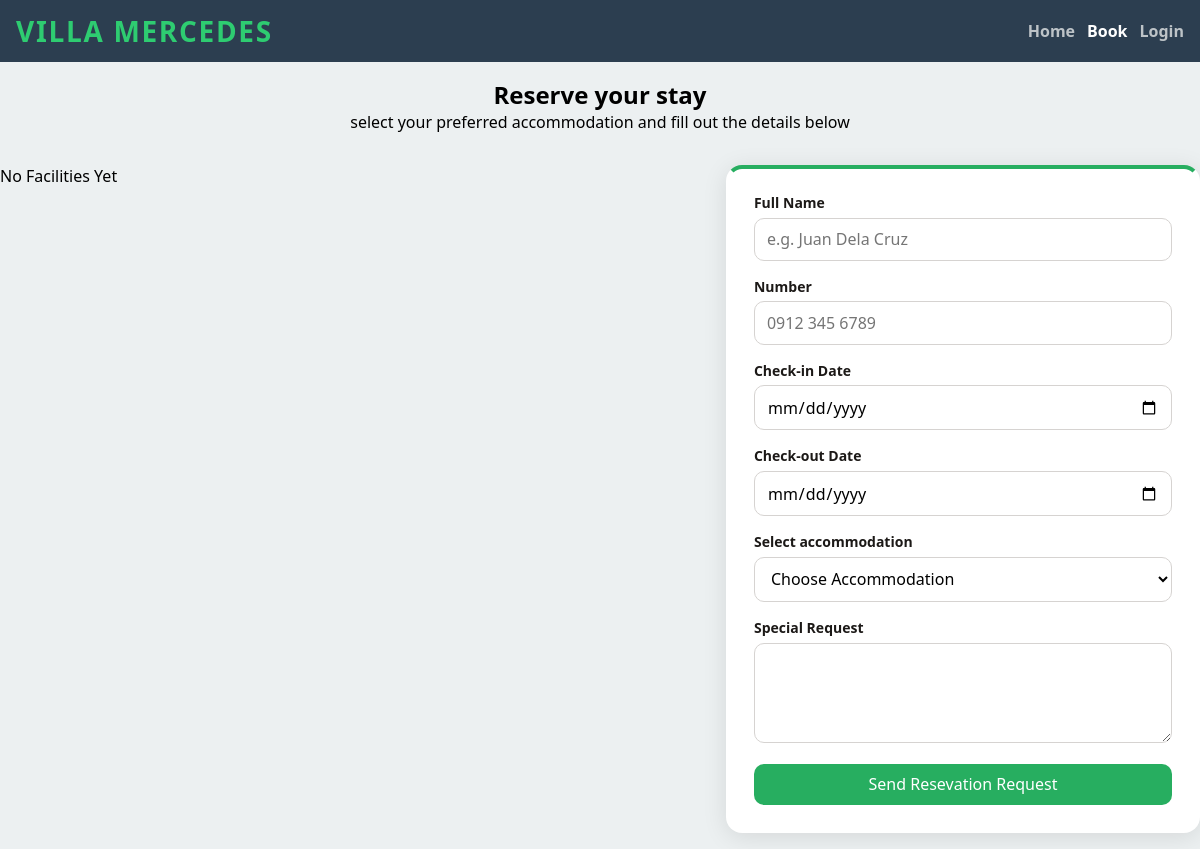
Page /book.php on the earlier database version.
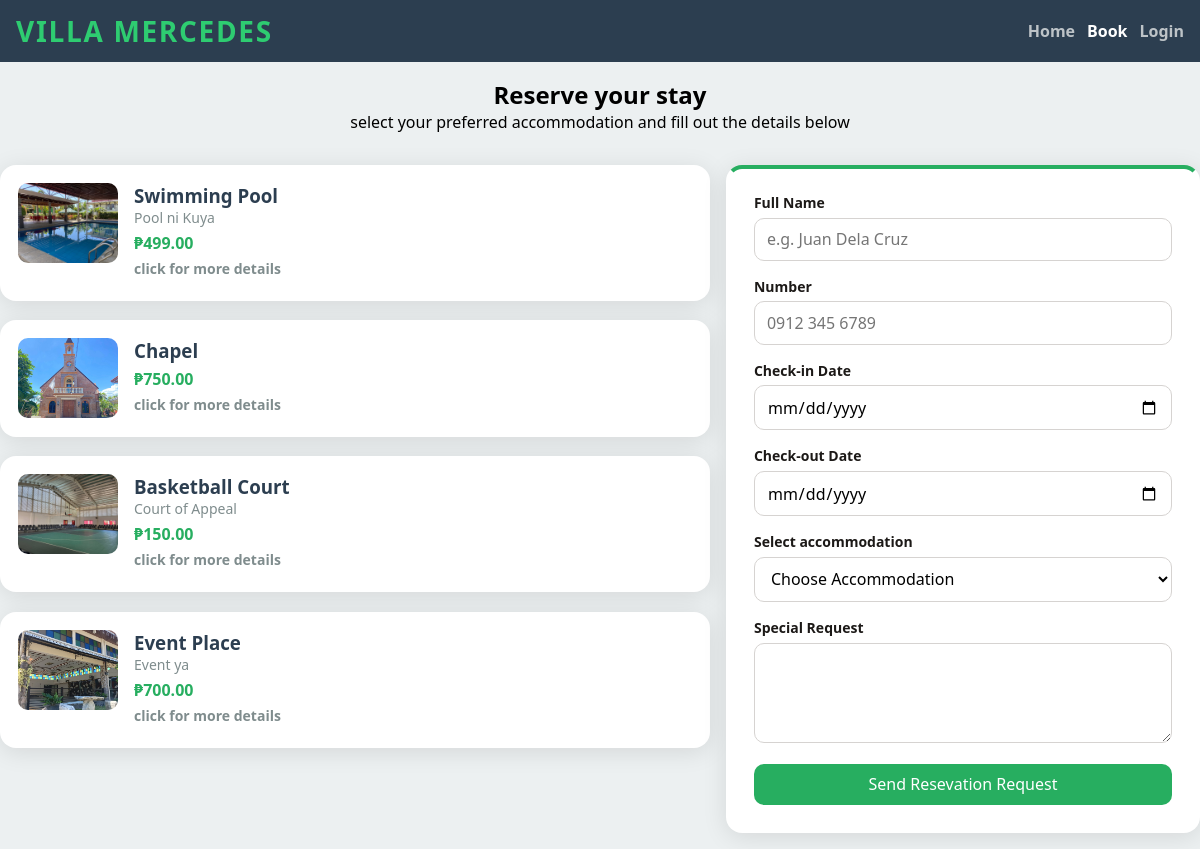
Same page on the later database version.
### tables this page shows
CREATE TABLE IF NOT EXISTS `facilities` (
  `id` int NOT NULL AUTO_INCREMENT,
  `name` varchar(255) NOT NULL,
  `description` text NOT NULL,
  `image_filename` varchar(255) DEFAULT NULL,
  `capacity` int NOT NULL,
  `rate_amount` decimal(10,2) NOT NULL,
  `rate_unit` enum('Per Day','Per Session') NOT NULL,
  `created_at` timestamp NULL DEFAULT CURRENT_TIMESTAMP,
  PRIMARY KEY (`id`)
);

### utils/helper.php (called while the page is built, shortened)
<?php
function url(string $path = ''): string
{
    $base = '/villa-mercedes';
    $path = ltrim($path, '/');
    return $base . '/' . $path;
}
function e(?string $value): string
{
    return htmlspecialchars((string) $value, ENT_QUOTES | ENT_HTML5, 'UTF-8');
}

### book.php (the view, shortened to what this page needs)
<?php
require_once 'utils/helper.php';
$currentPage = basename($_SERVER['PHP_SELF']);
$conn = connection();
$stmt = $conn->prepare("SELECT * FROM facilities");
$stmt->execute();
$result = $stmt->get_result();
?>
<!DOCTYPE html>
<html lang="en">
<head>
    <link rel="stylesheet" href="./resources/css/header-footer.css">
    <link rel="stylesheet" href="./resources/css/booking-page.css">
</head>
<body>
<header>
    <div class="header-container">
        <a href="<?= e(url('index.php')) ?>" class="brand-label">Villa Mercedes</a>
        <div class="header-nav">
            <a href="<?= e(url('index.php')) ?>" class="<?= $currentPage === 'index.php' ? 'is-active' : '' ?>">Home</a>
            <a href="<?= e(url('book.php')) ?>" class="<?= $currentPage === 'book.php' ? 'is-active' : '' ?>">Book</a>
            <a href="<?= e(url('login.php')) ?>" class="<?= $currentPage === 'dashboard.php' ? 'is-active' : '' ?>">
                    <?= isset($_SESSION['user']) ? 'Dashboard Management' : 'Login' ?>
            </a>
        </div>
    </div>
</header>
<main class="main-booking">
    <div class="header-block">
        <h2>Reserve your stay</h2>
        <p>select your preferred accommodation and fill out the details below</p>
    </div>
    <div class="facility-form-wrapper">
        <div class="facility-card-selector">
            <?php if($result->num_rows > 0): ?>
                <?php while($row = $result->fetch_assoc()): ?>
                    <div class="facility-card" data-value="<?= e($row['name']) ?>">
                        <img src="<?= e(url('resources/img/') . $row['image_filename']) ?>"
                            alt="<?= e($row['image_filename']) ?>"
                            width="100px">
                        <div class="card-info">
                            <h3><?= e($row['name']) ?></h3>
                            <p><?= e($row['description']) ?></p>
                            <p class="rate"><?= e('₱' . $row['rate_amount']) ?></p>
                            <p class="more-detail">click for more details</p>
                        </div>
                    </div>
                <?php endwhile; ?>
            <?php else: ?>
                <p class="no-data">No Facilities Yet</p>
            <?php endif; ?>
        </div>
        <form action="repositories/bookingRepository.php" method="POST" class="booking-form">
            <div class="form-row">
                <label for="fullname">Full Name</label>
                <input type="text" name="fullname" id="fullname" placeholder="e.g. Juan Dela Cruz" required>
            </div>
            <div class="form-row">
                <label for="number">Number</label>
                <input type="text" name="number" id="number" placeholder="0912 345 6789" required>
            </div>
            <div class="form-row">
                <label for="check-in-date">Check-in Date</label>
                <input type="date" name="check-in-date" id="check-in-date" required>
            </div>
            <div class="form-row">
                <label for="check-out-date">Check-out Date</label>
                <input type="date" name="check-out-date" id="check-out-date" required>
            </div>
            <div class="form-row">
                <label for="facility">Select accommodation</label>
                <select name="facility" id="facility">
                    <option value="">Choose Accommodation</option>
                </select>
            </div>
            <div class="form-row">
                <label for="request">Special Request</label>
                <textarea name="request" id="request"></textarea>
            </div>
            <button type="submit" class="form-row form-btn">Send Resevation Request</button>
        </form>
    </div>
</main>
</body>
</html>

### resources/css/header-footer.css (style rules this page uses)
* { box-sizing: border-box; padding: 0; margin: 0; font-family: 'Segoe UI', Tahoma, "Geneva", Verdana, sans-serif; }
html { background-color: #ECF0F1; }
header { background-color: #2c3e50; }
.header-container { max-width: 75rem; margin: 0 auto; display: flex; justify-content: space-between; padding: 0.75rem 1rem; align-items: center; }
.brand-label { font-size: 28px; font-weight: 700; letter-spacing: 0.06em; text-transform: uppercase; color: #2ecc71; text-decoration: none; }
.header-nav { display: flex; align-items: center; gap: 0.75rem; }
.header-nav a { color: #bdc3c7; font-weight: 600; font-size: 16px; text-decoration: none; }
.header-nav a.is-active { color: #fff; }

### resources/css/booking-page.css (style rules this page uses)
.main-booking { display: block; }
.header-block, .facility-form-wrapper { max-width: 75rem; margin: 0 auto; padding: 1rem 0; gap: 1rem; }
.header-block { text-align: center; }
.facility-form-wrapper { display: flex; }
.facility-card-selector { width: 60%; }
.facility-card { display: flex; background-color: #fff; padding: 1rem; border-radius: 1rem; box-shadow: 0 4px 24px rgba(0, 0, 0, 0.1); margin-bottom: 1.2rem; border: 2px solid transparent; }
.facility-card img { width: 100px; height: 80px; border-radius: 10px; object-fit: cover; object-position: center; }
.card-info { padding: 0 1rem; }
.card-info h3 { color: #2C3E50; }
.card-info p { color: #7F8C8D; font-size: 14px; margin-bottom: 5px; }
.card-info .rate { font-size: 1rem; color: #27AE60; font-weight: 900; }
.card-info .more-detail { font-weight: 700; }
.booking-form { padding: 1.5rem; background-color: #fff; width: 40%; border-radius: 1rem; border: 4px solid transparent; border-top-color: #27AE60; box-shadow: 0 4px 24px rgba(0, 0, 0, 0.1); }
.form-row { width: 100%; display: block; }
label { display: block; font-weight: 600; font-size: 0.875rem; margin-bottom: 0.35rem; color: #1c1917; }
input, select, textarea { width: 100%; padding: 0.6rem 0.75rem; border: 1px solid #d6d3d1; border-radius: 10px; font: inherit; background: #ffffff; margin-bottom: 1rem; }
textarea { max-width: 100%; min-width: 100%; max-height: 100%; min-height: 100px; }
.form-btn { padding: 0.6rem 0.75rem; border-radius: 10px; outline: none; color: #fff; background-color: #27AE60; font-size: 16px; font: inherit; font-weight: 500; cursor: pointer; border: none; }

Differences in the rows shown:
added facilities: image_filename (picture), name "Swimming Pool", description "Pool ni Kuya", rate_amount "₱499.00"
added facilities: image_filename (picture), name "Chapel", rate_amount "₱750.00"
added facilities: image_filename (picture), name "Basketball Court", description "Court of Appeal", rate_amount "₱150.00"
added facilities: image_filename (picture), name "Event Place", description "Event ya", rate_amount "₱700.00"
Other differences:
text no longer shown: "No Facilities Yet"
